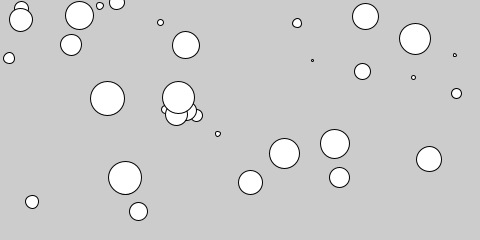
Frame 1 (no input)
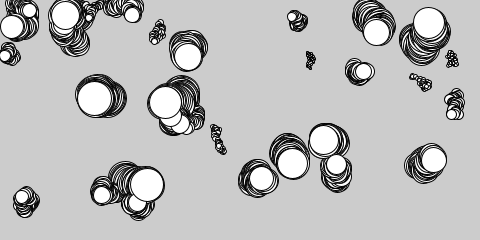
Frame 60 (the mouse pressed at the canvas centre just before this capture)
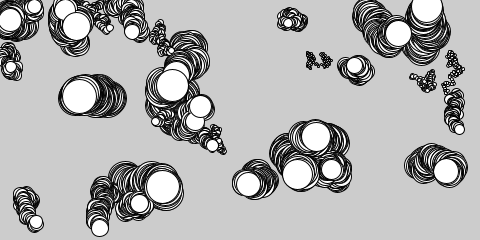
Frame 120 (the mouse held since frame 60 and released just before this capture)

The Processing sketch that drew these frames (run headless with seeded random() and noise(); from frame 60 on, the mouse is pressed at the canvas centre):

// Processing sketch: processing_95357
// ── processing_95357.pde

JitterBug[] bugs = new JitterBug[33];

void setup() {
  size(480, 240);
  smooth();
  for (int i = 0; i < bugs.length; i++) {
    float x = random(width);
    float y = random(height);
    int r = i + 2;
    bugs[i] = new JitterBug(x, y, r);
  }
  
}

void draw() {
  for (int i = 0; i < bugs.length; i++) {
    bugs[i].move();
    bugs[i].display();
  }
  
}

class JitterBug {
  
  float x;
  float y;
  int diameter;
  float speed = 2.5;
  
  JitterBug (float tempX, float tempY, int tempDiameter) {
    x = tempX;
    y = tempY;
    diameter = tempDiameter;
  }
  
  void move() {
    x += random(-speed, speed);
    y += random(-speed, speed);
  }
  
  void display() {
    ellipse(x, y, diameter, diameter);
  }
  
}
